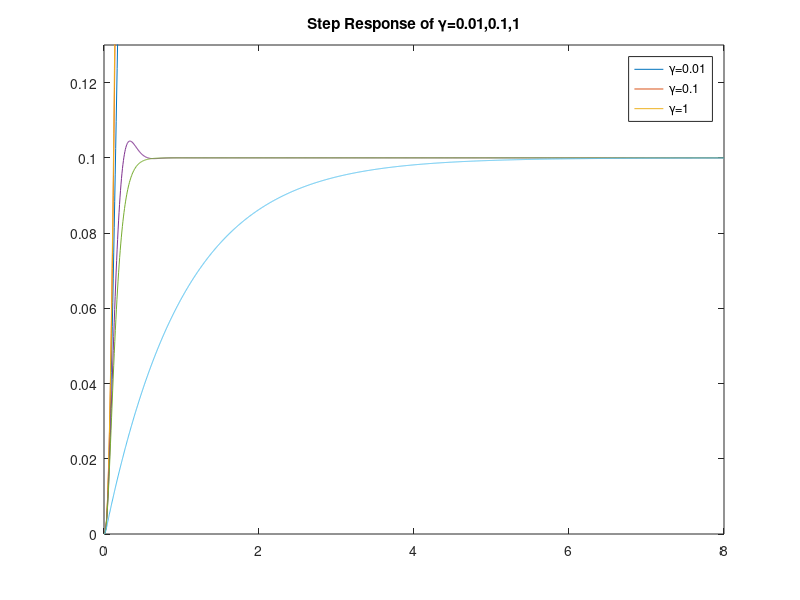

The MATLAB source for this figure:
%% step response for mutable rho

clear, clc

gamma = 0.01;
rho1 = 0.1;
rho2 = 10;
rho3 = 100;

A = [0 1 0; 0 -0.875 -20; 0 0 -50];
B = [0; 0; 50];
G = [1 0 0; 0 gamma 0];
H = [0; 0];

Q = eye(2);
R = 1;

QQ = G' * Q * G;
RR1 = H' * Q * H + rho1 * R;
RR2 = H' * Q * H + rho2 * R;
RR3 = H' * Q * H + rho3 * R;
NN = G' * Q * H;

K1 = lqr(A, B, QQ, RR1, NN);
K2 = lqr(A, B, QQ, RR2, NN);
K3 = lqr(A, B, QQ, RR3, NN);

C = [1 0 0];
D = 0;
sys_1 = ss(A - B * K1, B, C, D);
sys_2 = ss(A - B * K2, B, C, D);
sys_3 = ss(A - B * K3, B, C, D);

[y_1, t_1] = step(sys_1, 8);
[y_2, t_2] = step(sys_2, 8);
[y_3, t_3] = step(sys_3, 8);
y_1 = abs(y_1);
y_2 = abs(y_2);
y_3 = abs(y_3);

% overshoot
sigma_1 = (max(y_1) - y_1(length(y_1)))/y_1(length(y_1));
sigma_2 = (max(y_2) - y_2(length(y_2)))/y_2(length(y_2));
sigma_3 = (max(y_3) - y_3(length(y_3)))/y_3(length(y_3));

% settle time
for i=length(y_1):-1:1
    if abs(y_1(i) - y_1(length(y_1)))/y_1(length(y_1)) >= 0.02
        ts_1 = t_1(i);
        break
    end
end

for i=length(y_2):-1:1
    if abs(y_2(i) - y_2(length(y_2)))/y_2(length(y_2)) >= 0.02
        ts_2 = t_2(i);
        break
    end
end

for i=length(y_3):-1:1
    if abs(y_3(i) - y_3(length(y_3)))/y_3(length(y_3)) >= 0.02
        ts_3 = t_3(i);
        break
    end
end

figure(1)
% step(sys_1, sys_2, sys_3, 8);
plot(t_1, y_1)
hold on
plot(t_2, y_2)
hold on
plot(t_3, y_3)

axis([0, 8, 0, 13])
title('Step Response of \rho=0.1,10,100')
legend('\rho=0.1','\rho=10','\rho=100')


%% step response for mutable gamma

clear, clc

rho = 0.01;
gamma1 = 0.01;
gamma2 = 0.1;
gamma3 = 1;

A = [0 1 0; 0 -0.875 -20; 0 0 -50];
B = [0; 0; 50];
G1 = [1 0 0; 0 gamma1 0];
G2 = [1 0 0; 0 gamma2 0];
G3 = [1 0 0; 0 gamma3 0];
H = [0; 0];

Q = eye(2);
R = 1;

QQ1 = G1' * Q * G1;
QQ2 = G2' * Q * G2;
QQ3 = G3' * Q * G3;
RR = H' * Q * H + rho * R;
NN1 = G1' * Q * H;
NN2 = G2' * Q * H;
NN3 = G3' * Q * H;

K1 = lqr(A, B, QQ1, RR, NN1);
K2 = lqr(A, B, QQ2, RR, NN2);
K3 = lqr(A, B, QQ3, RR, NN3);

C = [1 0 0];
D = 0;
sys_1 = ss(A - B * K1, B, C, D);
sys_2 = ss(A - B * K2, B, C, D);
sys_3 = ss(A - B * K3, B, C, D);

[y_1, t_1] = step(sys_1, 8);
[y_2, t_2] = step(sys_2, 8);
[y_3, t_3] = step(sys_3, 8);
y_1 = abs(y_1);
y_2 = abs(y_2);
y_3 = abs(y_3);

% overshoot
sigma_1 = (max(y_1) - y_1(length(y_1)))/y_1(length(y_1));
sigma_2 = (max(y_2) - y_2(length(y_2)))/y_2(length(y_2));
sigma_3 = (max(y_3) - y_3(length(y_3)))/y_3(length(y_3));

% settle time
for i=length(y_1):-1:1
    if abs(y_1(i) - y_1(length(y_1)))/y_1(length(y_1)) >= 0.02
        ts_1 = t_1(i);
        break
    end
end

for i=length(y_2):-1:1
    if abs(y_2(i) - y_2(length(y_2)))/y_2(length(y_2)) >= 0.02
        ts_2 = t_2(i);
        break
    end
end

for i=length(y_3):-1:1
    if abs(y_3(i) - y_3(length(y_3)))/y_3(length(y_3)) >= 0.02
        ts_3 = t_3(i);
        break
    end
end

figure(1)
% step(sys_1, sys_2, sys_3, 8);
plot(t_1, y_1)
hold on
plot(t_2, y_2)
hold on
plot(t_3, y_3)

axis([0, 8, 0, 0.13])
title('Step Response of \gamma=0.01,0.1,1')
legend('\gamma=0.01','\gamma=0.1','\gamma=1')